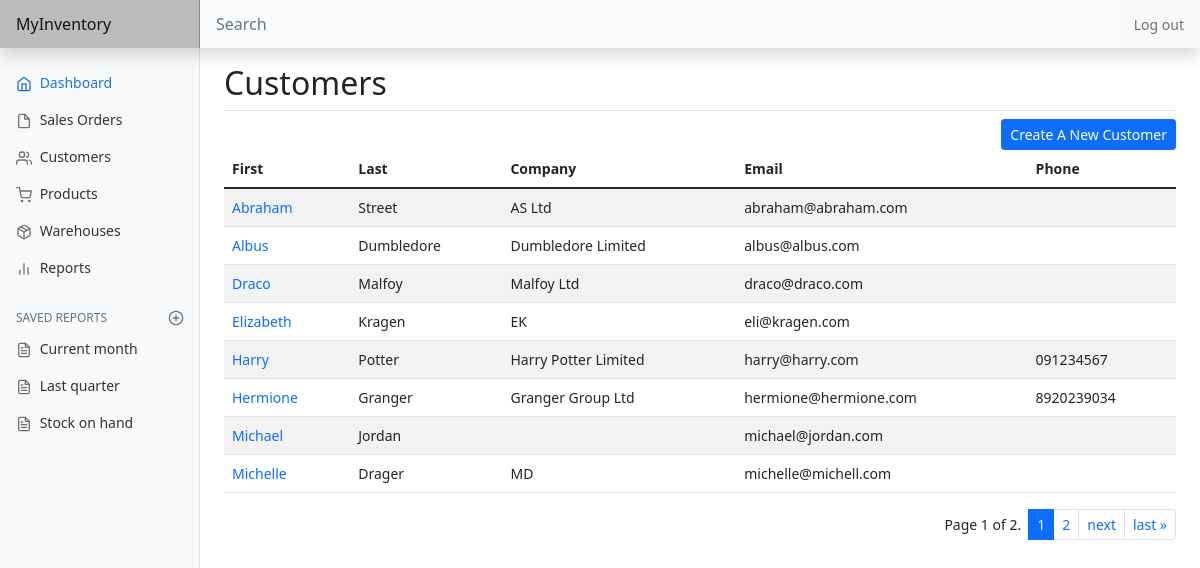
The page /customer/list (signed in) on the database its author committed.
### inventory/models.py (models this page shows, shortened)
class Customer(models.Model):
    user = models.ForeignKey(User, on_delete=CASCADE, related_name="customers")
    first_name = models.CharField(max_length=50)
    last_name = models.CharField(max_length=50)
    company = models.CharField(blank=True, max_length=100)
    email = models.EmailField()
    phone = models.CharField(blank=True, max_length=20)
    note = models.CharField(blank=True, max_length=256)
    billing_street = models.CharField(blank=True, max_length=128)
    billing_suburb = models.CharField(blank=True, max_length=64)
    billing_city = models.CharField(blank=True, max_length=64)
    billing_postcode = models.CharField(blank=True, max_length=8)
    billing_country = models.CharField(blank=True, max_length=64)
    shipping_street = models.CharField(blank=True, max_length=128)
    shipping_suburb = models.CharField(blank=True, max_length=64)
    shipping_city = models.CharField(blank=True, max_length=64)
    shipping_postcode = models.CharField(blank=True, max_length=6)
    shipping_country = models.CharField(blank=True, max_length=64)
    timestamp = models.DateTimeField(auto_now_add=True)

### inventory/views.py (the view)
# urls.py: path('customer/list', views.list_customer, name="list_customer"),
@login_required
def list_customer(request):
    if not request.user.is_authenticated:
        return JsonResponse(status=404)
    customers = Customer.objects.filter(
        user=request.user).order_by('first_name')
    return render(request, "inventory/customer_list.html", {
        "page_obj": paginate_items(request, customers)
    })

### inventory/util.py (called while the page is built)
def paginate_items(request, items):
    paginator = Paginator(items, ITEMS_PER_PAGE)
    page_number = request.GET.get('page')
    page_obj = paginator.get_page(page_number)
    return page_obj

### inventory/templates/inventory/customer_list.html (shortened to what this page needs)
{% extends 'inventory/layout.html' %}
{% block body %}
    <h2>Customers</h2>
    <div class="d-flex justify-content-end border-top pt-2">
        <a class="btn btn-sm btn-primary" href="{% url 'create_customer' %}">Create A New Customer</a>
    </div>
    {% if not page_obj.object_list %}
        <span class="pagination">No customers.</span>
    {% else %}
        <div class="table-responsive-md">
            <table class="table table-striped table-hover">
                <thead>
                    <tr class="table-striped">
                        <th scope="col">First</th>
                        <th scope="col">Last</th>
                        <th scope="col">Company</th>
                        <th scope="col">Email</th>
                        <th scope="col">Phone</th>
                    </tr>
                </thead>
                <tbody>
                    {% for customer in page_obj %}
                        <tr class="table-striped">
                            <td><a class="edit-link" href="{% url 'edit_customer' customer.id %}">{{ customer.first_name }}</a></td>
                            <td>{{ customer.last_name }}</td>
                            <td>{{ customer.company }}</td>
                            <td>{{ customer.email }}</td>
                            <td>{{ customer.phone }}</td>
                        </tr>
                    {% endfor %}
                </tbody>
            </table>
        </div>
        {% include 'inventory/pagination.html' %}
    {% endif %}
{% endblock %}

### inventory/static/inventory/dashboard.css (style rules this page uses)
body { font-size: .875rem; }

### inventory/static/inventory/style.css (style rules this page uses)
.edit-link { text-decoration: none; }

### rows shown on the page
Customer: first_name "Abraham", last_name "Street", company "AS Ltd", email "abraham@abraham.com"
Customer: first_name "Albus", last_name "Dumbledore", company "Dumbledore Limited", email "albus@albus.com"
Customer: first_name "Draco", last_name "Malfoy", company "Malfoy Ltd", email "draco@draco.com"
Customer: first_name "Elizabeth", last_name "Kragen", company "EK", email "eli@kragen.com"
Customer: first_name "Harry", last_name "Potter", company "Harry Potter Limited", email "harry@harry.com", phone "091234567"
Customer: first_name "Hermione", last_name "Granger", company "Granger Group Ltd", email "hermione@hermione.com", phone "8920239034"
Customer: first_name "Michael", last_name "Jordan", email "michael@jordan.com"
Customer: first_name "Michelle", last_name "Drager", company "MD", email "michelle@michell.com"

### other values the page prints
{{ page_obj.number }} "1"
{{ page_obj.paginator.num_pages }} "2"
{{ i }} "1"
{{ i }} "2"
